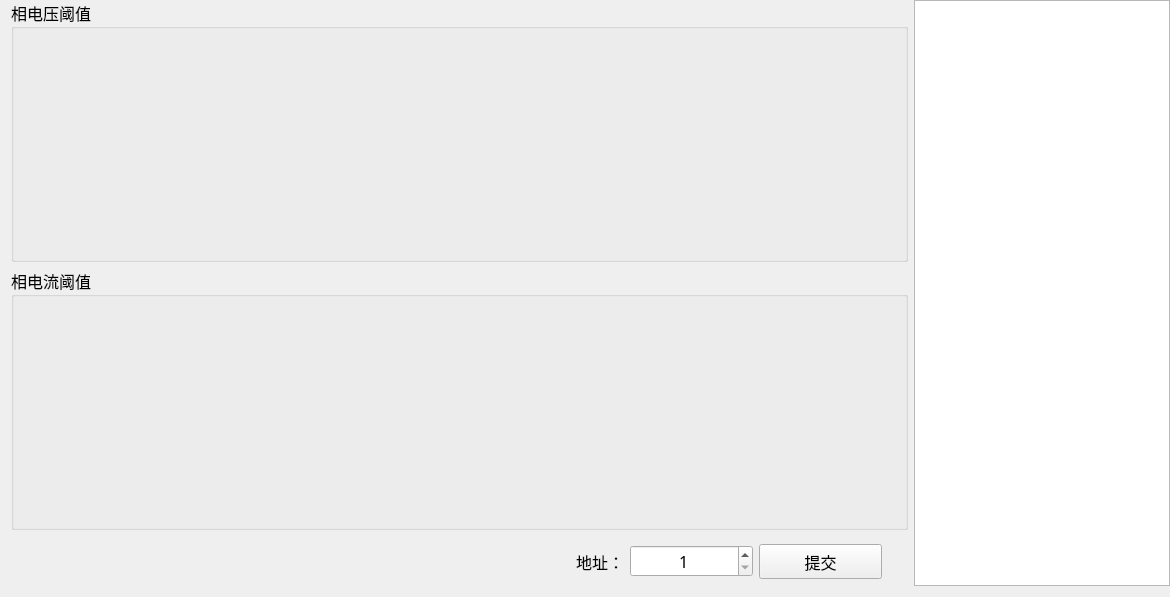
<?xml version="1.0" encoding="UTF-8"?>
<ui version="4.0">
 <class>ZSet_LineWid</class>
 <widget class="QWidget" name="ZSet_LineWid">
  <property name="geometry">
   <rect>
    <x>0</x>
    <y>0</y>
    <width>1170</width>
    <height>597</height>
   </rect>
  </property>
  <property name="windowTitle">
   <string>Form</string>
  </property>
  <layout class="QGridLayout" name="gridLayout">
   <property name="topMargin">
    <number>0</number>
   </property>
   <property name="rightMargin">
    <number>0</number>
   </property>
   <item row="0" column="0">
    <layout class="QVBoxLayout" name="verticalLayout">
     <item>
      <widget class="QGroupBox" name="volGroup">
       <property name="font">
        <font>
         <family>微软雅黑</family>
         <pointsize>12</pointsize>
        </font>
       </property>
       <property name="title">
        <string>相电压阈值</string>
       </property>
      </widget>
     </item>
     <item>
      <widget class="QGroupBox" name="curGroup">
       <property name="font">
        <font>
         <family>微软雅黑</family>
         <pointsize>12</pointsize>
        </font>
       </property>
       <property name="title">
        <string>相电流阈值</string>
       </property>
      </widget>
     </item>
     <item>
      <widget class="QWidget" name="widget" native="true">
       <property name="maximumSize">
        <size>
         <width>16777215</width>
         <height>50</height>
        </size>
       </property>
       <widget class="QWidget" name="layoutWidget_2">
        <property name="geometry">
         <rect>
          <x>490</x>
          <y>0</y>
          <width>381</width>
          <height>51</height>
         </rect>
        </property>
        <layout class="QHBoxLayout" name="horizontalLayout">
         <item>
          <widget class="QLabel" name="label">
           <property name="minimumSize">
            <size>
             <width>100</width>
             <height>30</height>
            </size>
           </property>
           <property name="font">
            <font>
             <family>微软雅黑</family>
             <pointsize>12</pointsize>
            </font>
           </property>
           <property name="text">
            <string>地址：</string>
           </property>
           <property name="alignment">
            <set>Qt::AlignRight|Qt::AlignTrailing|Qt::AlignVCenter</set>
           </property>
          </widget>
         </item>
         <item>
          <widget class="QSpinBox" name="spinBox">
           <property name="minimumSize">
            <size>
             <width>100</width>
             <height>30</height>
            </size>
           </property>
           <property name="font">
            <font>
             <family>微软雅黑</family>
             <pointsize>12</pointsize>
            </font>
           </property>
           <property name="alignment">
            <set>Qt::AlignCenter</set>
           </property>
           <property name="minimum">
            <number>1</number>
           </property>
          </widget>
         </item>
         <item>
          <widget class="QPushButton" name="pushButton">
           <property name="minimumSize">
            <size>
             <width>120</width>
             <height>35</height>
            </size>
           </property>
           <property name="font">
            <font>
             <family>微软雅黑</family>
             <pointsize>12</pointsize>
            </font>
           </property>
           <property name="text">
            <string>提交</string>
           </property>
          </widget>
         </item>
        </layout>
       </widget>
      </widget>
     </item>
    </layout>
   </item>
   <item row="0" column="1">
    <widget class="QTextEdit" name="textEdit">
     <property name="sizePolicy">
      <sizepolicy hsizetype="Expanding" vsizetype="Expanding">
       <horstretch>0</horstretch>
       <verstretch>0</verstretch>
      </sizepolicy>
     </property>
     <property name="minimumSize">
      <size>
       <width>256</width>
       <height>400</height>
      </size>
     </property>
     <property name="maximumSize">
      <size>
       <width>256</width>
       <height>16777215</height>
      </size>
     </property>
     <property name="font">
      <font>
       <family>微软雅黑</family>
       <pointsize>12</pointsize>
      </font>
     </property>
    </widget>
   </item>
  </layout>
 </widget>
 <resources/>
 <connections/>
</ui>
